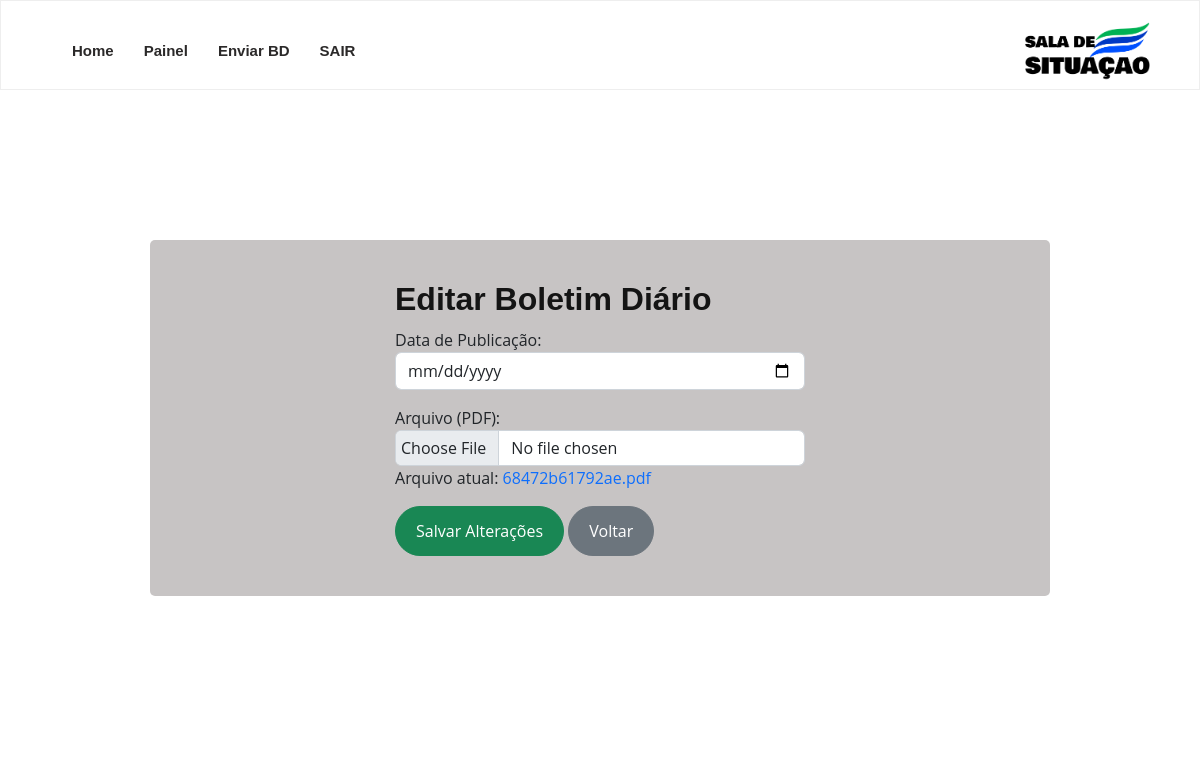
The app's page /admin/editarBD.php?id=6, older data.
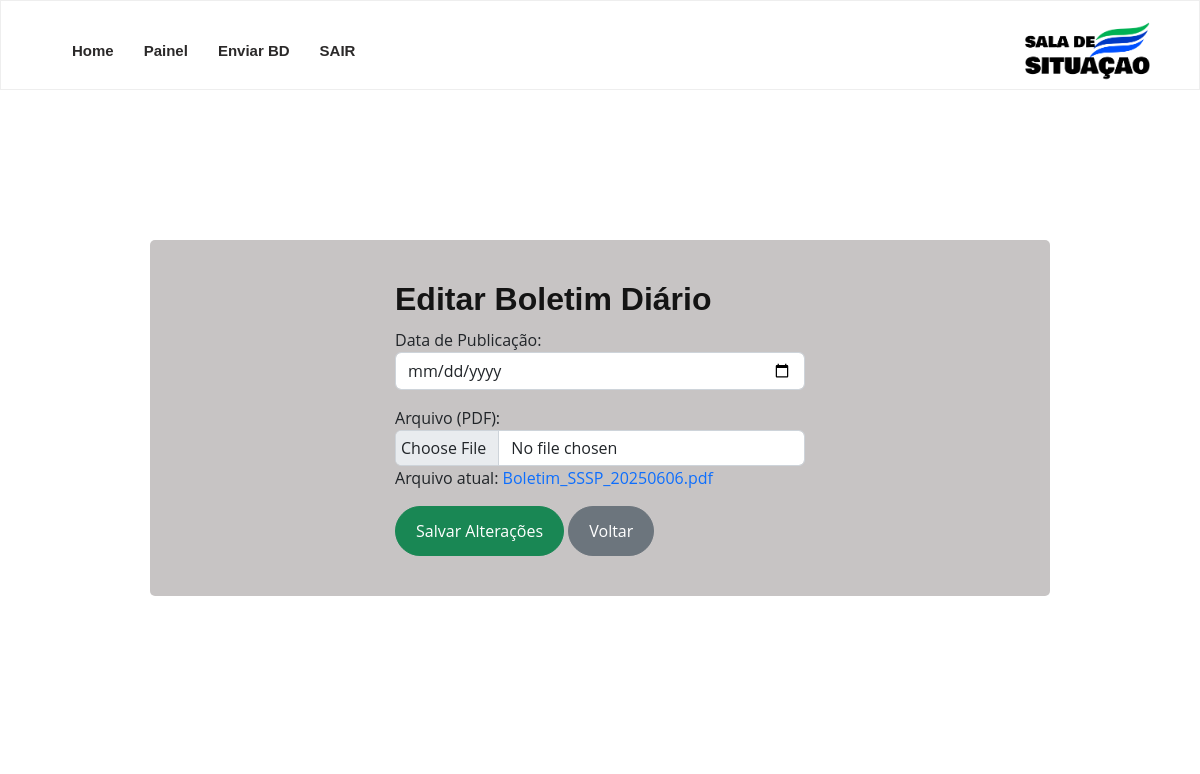
The same page, newer data.
### tables this page shows
CREATE TABLE `boletins` (
  `id` int(11) NOT NULL,
  `nome` varchar(255) NOT NULL,
  `arquivo` varchar(255) NOT NULL,
  `data_upload` timestamp NOT NULL DEFAULT current_timestamp()
);

### admin/editarBD.php (the view, shortened to what this page needs)
<?php
include "../conexao.php";
$id = $_GET['id'] ?? '';
$sql = "SELECT * FROM boletins WHERE id = $id";
$result = $conn->query($sql);
$dados = $result->fetch_assoc();
?>
<!DOCTYPE html>
<html lang="pt-br">
<head>
  <link rel="stylesheet" href="https://cdnjs.cloudflare.com/ajax/libs/font-awesome/6.5.2/css/all.min.css"crossorigin="anonymous" />
  <link href="../assets/cdn/aos/aos.css" rel="stylesheet">
 <link href="../assets/cdn/aos/aos.css" rel="stylesheet">
  <link href="../assets/cdn/bootstrap/css/bootstrap.min.css" rel="stylesheet">
  <link href="../assets/cdn/bootstrap-icons/bootstrap-icons.css" rel="stylesheet">
  <link href="../assets/cdn/boxicons/css/boxicons.min.css" rel="stylesheet">
  <link href="../assets/cdn/glightbox/css/glightbox.min.css" rel="stylesheet">
  <link href="../assets/cdn/swiper/swiper-bundle.min.css" rel="stylesheet">
    <link href="../assets/css/style.css" rel="stylesheet">
<body>
      <header id="header" class="header  sticky-top">
    <div class="container d-flex align-items-center justify-content-between">
        <div class="logo"><img src="../img/logosssp.png"></div>
             <nav id="navbar" class="navbar ">
                <ul>
                    <li><a href="../index.php">Home</a></li>
                    <li><a href="painel.php">Painel</a></li>
                    <li><a href="enviarBD.php">Enviar BD</a></li>
                    <li><a href="logout.php">SAIR</a></li>
                </ul>
            </nav>
    </div>
  </header>
<section class="upload">
    <div class="container">
        <div class="col-lg-6 offset-lg-3">
            <h2><strong>Editar Boletim Diário</strong></h2>
                <form method="POST" enctype="multipart/form-data">
                    <div class="mb-3">
                        <label>Data de Publicação:</label>
                        <input type="date" name="data_upload" class="form-control" value="<?= $dados['data_upload'] ?>" required>
                    </div>
                    <div class="mb-3">
                        <label>Arquivo (PDF):</label>
                        <input type="file" name="arquivo" class="form-control">
                        <p>Arquivo atual: <a href="../uploads/<?= $dados['arquivo'] ?>" target="_blank"><?= $dados['arquivo'] ?></a></p>
                    </div>
                    <button type="submit" name="atualizar" class="btn btn-success">Salvar Alterações</button>
                    <a href="listagemBD.php" class="btn btn-secondary">Voltar</a>
                </form>
        </div>
    </div>
</section>
</body>
</html>

Row changes from the older to the newer data that the page shows:
changed boletins: arquivo "68472b61792ae.pdf" → "Boletim_SSSP_20250606.pdf"
